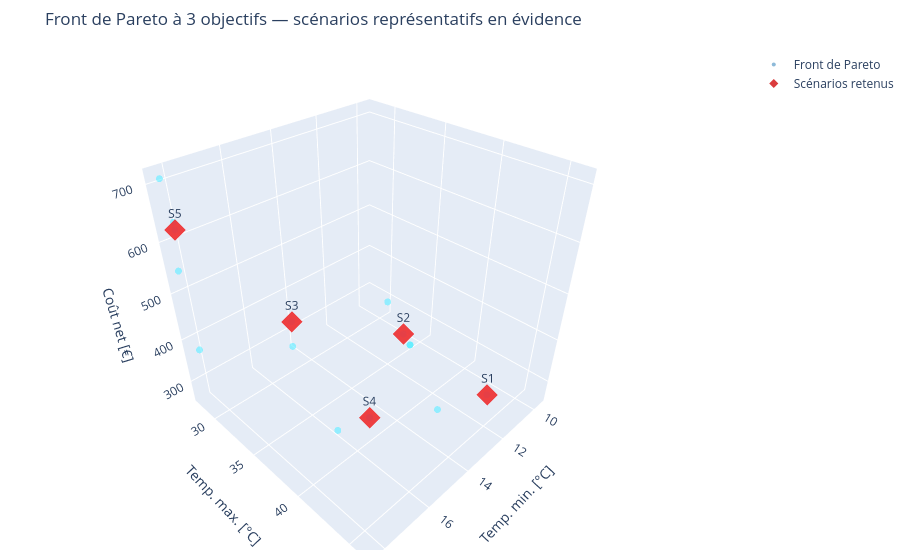

Notebook code cell kept with this figure:
### Markdown cell above
## 5. Front de Pareto (3D) : température min / max / coût

### Code cell
Tmin_all, Tmax_all, Cout_all = -F[:, 0], F[:, 1], F[:, 2]

fig = go.Figure()
fig.add_trace(go.Scatter3d(
    x=Tmin_all, y=Tmax_all, z=Cout_all, mode="markers", name="Front de Pareto",
    marker=dict(color="rgba(31,119,180,0.5)", size=4),
))
fig.add_trace(go.Scatter3d(
    x=Tmin_all[selected_idx], y=Tmax_all[selected_idx], z=Cout_all[selected_idx],
    mode="markers+text", name="Scénarios retenus",
    marker=dict(color="rgba(214,39,40,0.9)", size=7, symbol="diamond"),
    text=[f"S{i + 1}" for i in range(len(selected_idx))],
))
fig.update_layout(
    scene=dict(xaxis_title="Temp. min. [°C]", yaxis_title="Temp. max. [°C]", zaxis_title="Coût net [€]"),
    title="Front de Pareto à 3 objectifs — scénarios représentatifs en évidence",
    height=550, margin=dict(l=0, r=0, t=50, b=0),
)
fig.show()

### Figure 1 — Plotly figure (JSON) as saved in the notebook; plotly's stock layout.template omitted (floating-point values rounded to 4 significant figures)
{"data": [{"marker": {"color": "rgba(31,119,180,0.5)", "size": 4}, "mode": "markers", "name": "Front de Pareto", "type": "scatter3d", "x": [18.33, 10.7, 9.606, 18.36, 18.35, 18.36, 13.41, 15.13, 18.33, 18.35, 10.95, 14.94, 10.9, 18.34, 18.34, 10.7], "y": [27.81, 35.09, 30.19, 46.17, 28.04, 46.17, 42.78, 30.71, 28.44, 43.66, 43.62, 30.34, 34.63, 28.59, 28.63, 35.09], "z": [545.4, 263.9, 287.8, 533.6, 710.9, 533.7, 306.1, 329.9, 385.3, 463.7, 269.9, 379.9, 292.8, 629.8, 643.5, 264.3]}, {"marker": {"color": "rgba(214,39,40,0.9)", "size": 7, "symbol": "diamond"}, "mode": "markers+text", "name": "Scénarios retenus", "text": ["S1", "S2", "S3", "S4", "S5"], "type": "scatter3d", "x": [10.95, 10.9, 14.94, 18.36, 18.34], "y": [43.62, 34.63, 30.34, 46.17, 28.59], "z": [269.9, 292.8, 379.9, 533.6, 629.8]}], "layout": {"height": 550, "margin": {"b": 0, "l": 0, "r": 0, "t": 50}, "scene": {"xaxis": {"title": {"text": "Temp. min. [°C]"}}, "yaxis": {"title": {"text": "Temp. max. [°C]"}}, "zaxis": {"title": {"text": "Coût net [€]"}}}, "title": {"text": "Front de Pareto à 3 objectifs — scénarios représentatifs en évidence"}}}
